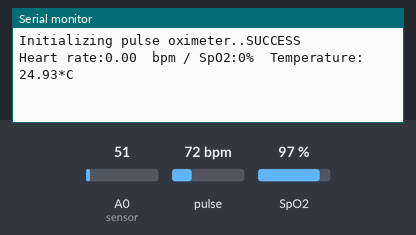
Recording of a sketch running on a simulated Arduino Uno, built with avr-gcc and run on an emulated ATmega328P. Shown: the last lines printed to the serial monitor. The inputs (shaded band) are chosen by the test bench; at power-on: pulse 72 bpm, A0 (sensor) = 51, SpO2 97 %.

Above: at 1.2 s.
1.3 s: pulse set to 42 bpm
At 2.6 s:
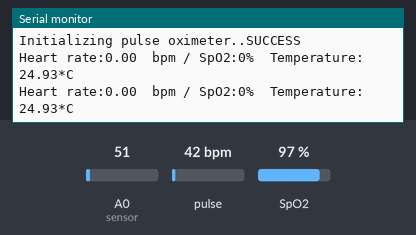
2.8 s: A0 (sensor) set to 61
At 3.8 s:
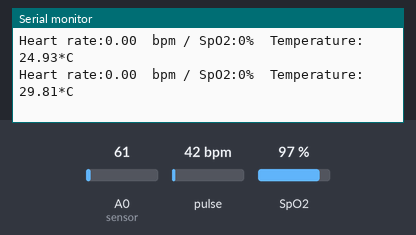
4.3 s: SpO2 set to 80 %
At 5.6 s:
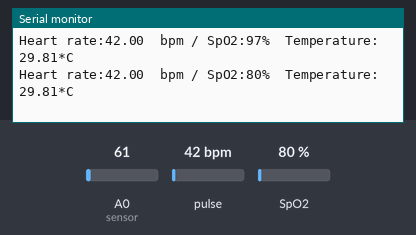
5.8 s: A0 (sensor) set to 71
At 6.8 s:
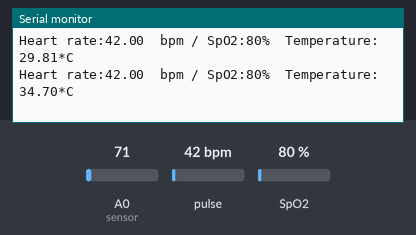
7.3 s: pulse set to 70 bpm
At 8.5 s:
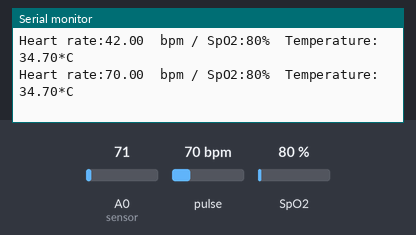
Timing chart, 0 to 9.8 s (numbered marks = the images above; inputs shaded):
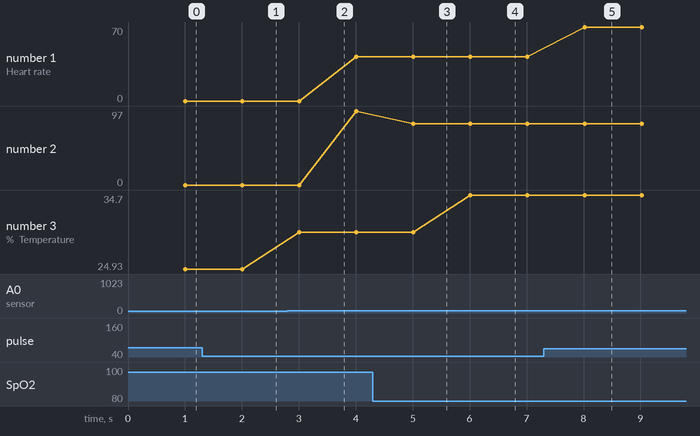

Measured:
- after the input at 2.8 s, the serial monitor: prints a new line after 0.21 s (image 2)
- after the input at 4.3 s, the serial monitor: prints a new line after 0.71 s (image 3)
- after the input at 5.8 s, the serial monitor: prints a new line after 0.21 s (image 4)
- after the input at 7.3 s, the serial monitor: prints a new line after 0.72 s (image 5)
- plotted number 1: 42 → 70 after the input at 7.3 s
- plotted number 2: 97 → 80 after the input at 4.3 s
- plotted number 3: 24.93 → 29.81 after the input at 2.8 s, 29.81 → 34.7 after the input at 5.8 s

The sketch:

MAX30100_heartbeat.ino
```cpp
//including required libraries for I2C and MAX30100 sensor
#include <Wire.h>
#include "MAX30100_PulseOximeter.h"

//variable for LM35 temperature sensor
const int sensor = A0;
float tempc;
float vout;

//delay for MAX30100 sensor
#define REPORTING_PERIOD_MS     1000


//defining name for PulseOximeter
PulseOximeter pox;
//defining name for flag variable for timer
uint32_t tsLastReport = 0;


void setup()
{
  //Initialising Serial output monitor of arduino to output at 115200 baud rate
  Serial.begin(115200);
  Serial.print("Initializing pulse oximeter..");


  //checking whether sensor heartbeat sensor is properly working or not
  if (!pox.begin()) {
    Serial.println("FAILED");
    for (;;);
  } else {
    Serial.println("SUCCESS");
  }

  //initalising oximeter setting of hatbeat sensor
  pox.setIRLedCurrent(MAX30100_LED_CURR_7_6MA);


}

void loop()
{

  //commanding the MAX30100 heartbeat sensor to update its values with a fresh value
  pox.update();


  //here we are checking whether 1 seconds after printing last value is passed or not
  //If yes, then print the current values
  if (millis() - tsLastReport > REPORTING_PERIOD_MS) {

    //reading output of temperature sensor and converting it into celcius level
    vout = analogRead(sensor);
    tempc = (vout * 500) / 1023;


    //Printing values like heartbeat, blood oxygen and body temperature in Serial monitor
    Serial.print("Heart rate:");
    Serial.print(pox.getHeartRate());
    Serial.print('\t');
    Serial.print("bpm / SpO2:");
    Serial.print(pox.getSpO2());
    Serial.print("%");
    Serial.print('\t');
    Serial.print("Temperature: ");
    Serial.print(tempc);
    Serial.println("*C");
    Serial.println();

    //updating the flag variable with current values of time
    tsLastReport = millis();
  }
}
```
